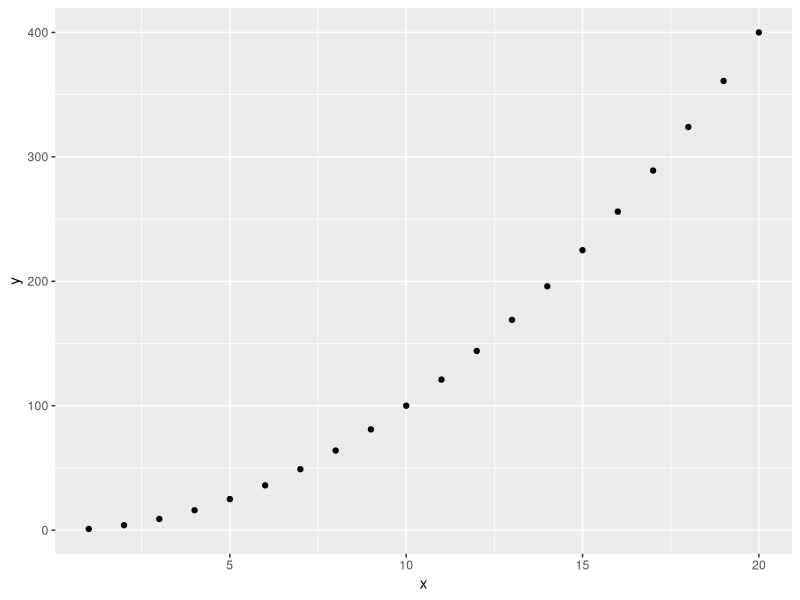

Recreate this plot in R.
# Task 3 - Import the GGPLOT 2 library and plot a graph using the qplot function. 
# X-axis is the sequence 1:20 and the y axis is the x^2. Label the graph appropriately.

install.packages("ggplot2", dependencies = TRUE)
library (ggplot2)
x=1:20
y=x*x
print(x)
print(y)
qplot(x,y)

